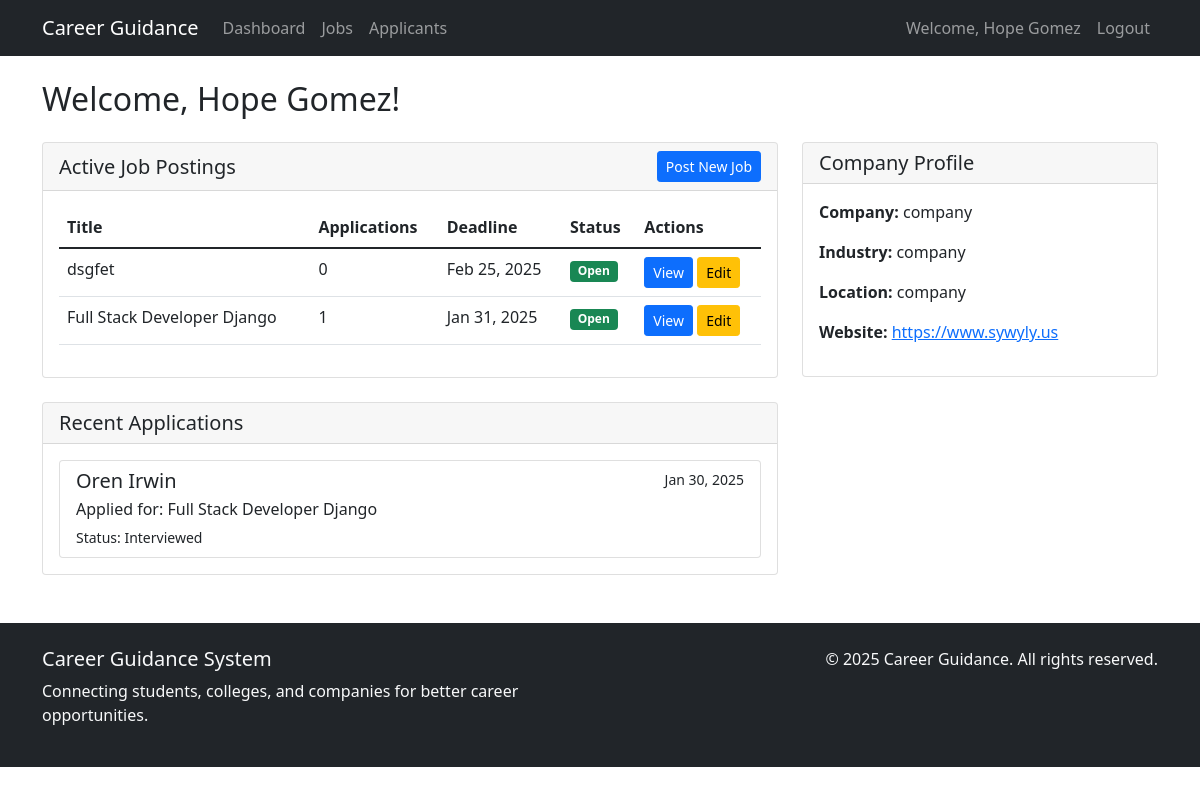
Page /dashboard/ (signed in) on the earlier database version.
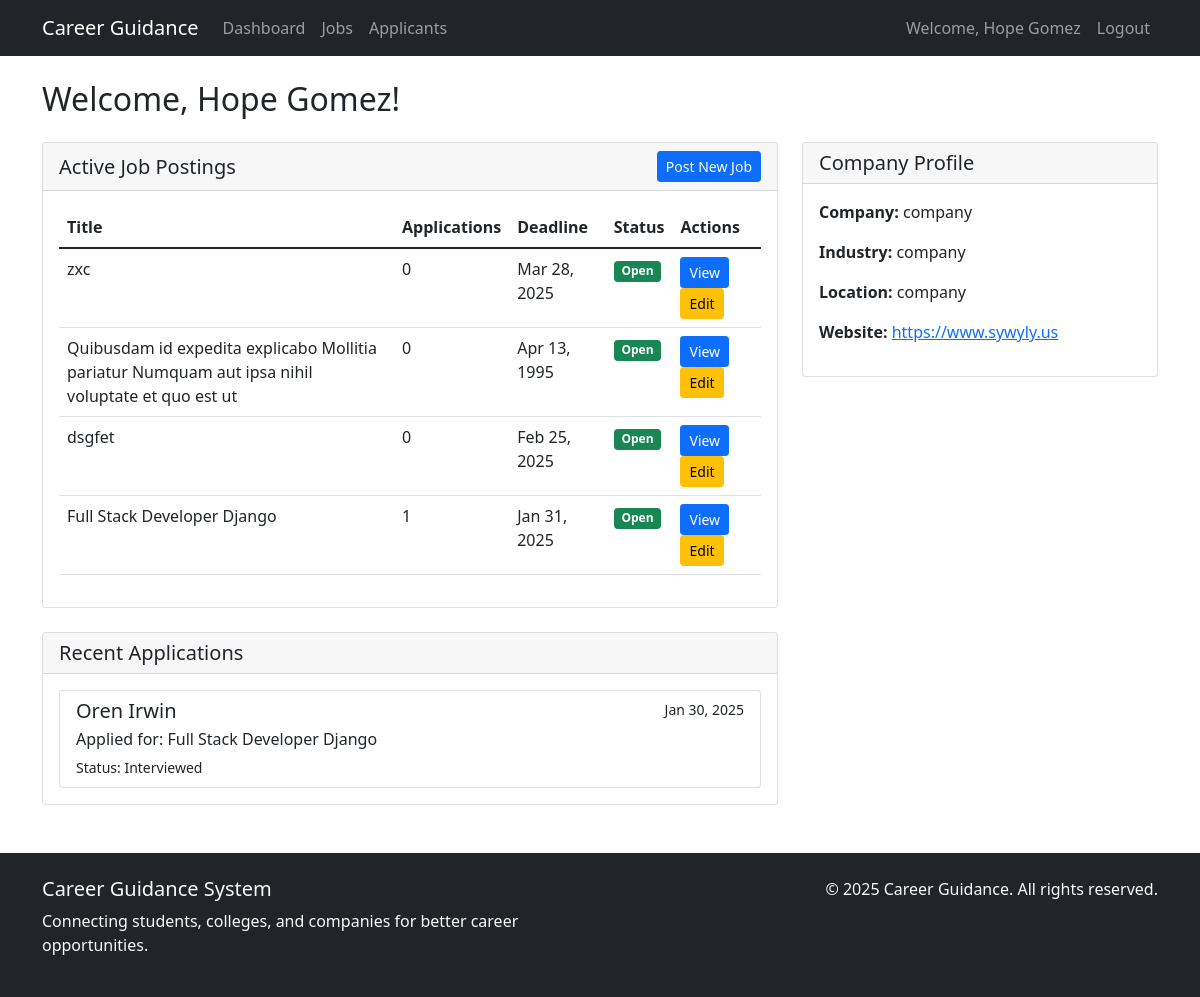
Same page on the later database version.
### core/models.py (models this page shows, shortened)
class Job(models.Model):
    STATUS_CHOICES = [
        ('DRAFT', 'Draft'),
        ('OPEN', 'Open'),
        ('CLOSED', 'Closed')
    ]
    company = models.ForeignKey(Company, on_delete=models.CASCADE)
    title = models.CharField(max_length=200)
    description = models.TextField()
    requirements = models.TextField()
    location = models.CharField(max_length=200)
    job_type = models.CharField(max_length=50)  # Full-time, Part-time, Internship
    salary_range = models.CharField(max_length=100)
    deadline = models.DateField()
    posted_date = models.DateField(auto_now_add=True)
    status = models.CharField(max_length=10, choices=STATUS_CHOICES, default='OPEN')
    min_cgpa = models.FloatField(default=0)
    eligible_branches = models.CharField(max_length=500)  # Comma-separated list

class Application(models.Model):
    STATUS_CHOICES = [
        ('APPLIED', 'Applied'),
        ('REVIEWING', 'Under Review'),
        ('SHORTLISTED', 'Shortlisted'),
        ('INTERVIEWED', 'Interviewed'),
        ('SELECTED', 'Selected'),
        ('REJECTED', 'Rejected')
    ]
    student = models.ForeignKey(Student, on_delete=models.CASCADE)
    job = models.ForeignKey(Job, on_delete=models.CASCADE)
    applied_date = models.DateTimeField(auto_now_add=True)
    status = models.CharField(max_length=20, choices=STATUS_CHOICES, default='APPLIED')
    cover_letter = models.TextField(blank=True)
    feedback = models.TextField(blank=True)
    class Meta:
        unique_together = ('student', 'job')

class Student(models.Model):
    user = models.OneToOneField(User, on_delete=models.CASCADE)
    college = models.ForeignKey(College, on_delete=models.CASCADE)
    roll_number = models.CharField(max_length=20)
    branch = models.CharField(max_length=100)
    year_of_passing = models.IntegerField()
    cgpa = models.FloatField()
    resume = models.FileField(upload_to='student_resumes/', blank=True)
    skills = models.TextField(blank=True)

class User(AbstractUser):
    USER_TYPE_CHOICES = [
        ('ADMIN', 'Admin'),
        ('COLLEGE', 'College'),
        ('COMPANY', 'Company'),
        ('STUDENT', 'Student')
    ]
    user_type = models.CharField(max_length=10, choices=USER_TYPE_CHOICES)
    phone = models.CharField(max_length=15, blank=True)

### core/views.py (the view, shortened to what this page needs)
# urls.py: path('dashboard/', views.dashboard, name='dashboard'),
@login_required
def dashboard(request):
    context = {}
    if request.user.user_type == 'STUDENT':
        context.update({
            'applications': Application.objects.filter(student__user=request.user).order_by('-applied_date')[:5],
            'eligible_jobs': Job.objects.filter(
                status='OPEN',
                min_cgpa__lte=request.user.student.cgpa
            ).order_by('-posted_date')[:5]
        })
    elif request.user.user_type == 'COMPANY':
        context.update({
            'posted_jobs': Job.objects.filter(company__user=request.user).order_by('-posted_date')[:5],
            'recent_applications': Application.objects.filter(
                job__company__user=request.user
            ).order_by('-applied_date')[:5]
        })
    return render(request, 'core/dashboard.html', context)

### templates/core/dashboard.html (shortened to what the changed rows need)
{% extends 'core/base.html' %}
{% block content %}
<h2 class="mb-4">Welcome, {{ user.get_full_name|default:user.username }}!</h2>
{% if user.user_type == 'STUDENT' %}
    <div class="row">
        <div class="col-md-8">
            <div class="card mb-4">
                <div class="card-header d-flex justify-content-between align-items-center">
                    <h5 class="mb-0">Eligible Job Openings</h5>
                    <a href="{% url 'job_list' %}" class="btn btn-primary btn-sm">View All Jobs</a>
                </div>
                <div class="card-body">
                    {% if eligible_jobs %}
                        <div class="list-group">
                            {% for job in eligible_jobs %}
                                <a href="{% url 'job_detail' job.id %}" class="list-group-item list-group-item-action">
                                    <div class="d-flex w-100 justify-content-between">
                                        <h5 class="mb-1">{{ job.title }}</h5>
                                        <small>Posted: {{ job.posted_date|date:"M d, Y" }}</small>
                                    </div>
                                    <p class="mb-1">{{ job.company.name }}</p>
                                    <small>Location: {{ job.location }} | Deadline: {{ job.deadline|date:"M d, Y" }}</small>
                                </a>
                            {% endfor %}
                        </div>
                    {% else %}
                        <p class="text-muted">No eligible jobs found.</p>
                    {% endif %}
                </div>
            </div>
            <div class="card">
                <div class="card-header d-flex justify-content-between align-items-center">
                    <h5 class="mb-0">My Applications</h5>
                    <a href="{% url 'application_list' %}" class="btn btn-primary btn-sm">View All Applications</a>
                </div>
                <div class="card-body">
                    {% if applications %}
                        <div class="list-group">
                            {% for application in applications %}
                                <a href="{% url 'application_detail' application.id %}" class="list-group-item list-group-item-action">
                                    <div class="d-flex w-100 justify-content-between">
                                        <h5 class="mb-1">{{ application.job.title }}</h5>
                                        <small>Applied: {{ application.applied_date|date:"M d, Y" }}</small>
                                    </div>
                                    <p class="mb-1">{{ application.job.company.name }}</p>
                                    <small>Status:
                                        <span class="badge {% if application.status == 'SELECTED' %}bg-success
                                                       {% elif application.status == 'REJECTED' %}bg-danger
                                                       {% else %}bg-primary{% endif %}">
                                            {{ application.get_status_display }}
                                        </span>
                                    </small>
                                </a>
                            {% endfor %}
                        </div>
                    {% else %}
                        <p class="text-muted">No applications submitted yet.</p>
                    {% endif %}
                </div>
            </div>
        </div>
        <div class="col-md-4">
            <div class="card mb-4">
                <div class="card-header">
                    <h5 class="mb-0">Profile Summary</h5>
                </div>
                <div class="card-body">
                    <p><strong>College:</strong> {{ user.student.college.name }}</p>
                    <p><strong>Branch:</strong> {{ user.student.branch }}</p>
                    <p><strong>CGPA:</strong> {{ user.student.cgpa }}</p>
                    <p><strong>Year of Passing:</strong> {{ user.student.year_of_passing }}</p>
                </div>
            </div>
        </div>
    </div>
{% elif user.user_type == 'COMPANY' %}
    <div class="row">
        <div class="col-md-8">
            <div class="card mb-4">
                <div class="card-body">
                    {% if posted_jobs %}
                        <div class="table-responsive">
                            <table class="table">
                                <thead>
                                    <tr>
                                        <th>Title</th>
                                        <th>Applications</th>
                                        <th>Deadline</th>
                                        <th>Status</th>
                                        <th>Actions</th>
                                    </tr>
                                </thead>
                                <tbody>
                                    {% for job in posted_jobs %}
                                        <tr>
                                            <td>{{ job.title }}</td>
                                            <td>{{ job.application_set.count }}</td>
                                            <td>{{ job.deadline|date:"M d, Y" }}</td>
                                            <td>
                                                <span class="badge {% if job.status == 'OPEN' %}bg-success
                                                               {% elif job.status == 'CLOSED' %}bg-danger
                                                               {% else %}bg-secondary{% endif %}">
                                                    {{ job.get_status_display }}
                                                </span>
                                            </td>
                                            <td>
                                                <a href="{% url 'job_detail' job.id %}" class="btn btn-sm btn-primary">View</a>
                                                <a href="{% url 'edit_job' job.id %}" class="btn btn-sm btn-warning">Edit</a>
                                            </td>
                                        </tr>
                                    {% endfor %}
                                </tbody>
                            </table>
                        </div>
                    {% else %}
                        <p class="text-muted">No jobs posted yet.</p>
                    {% endif %}
                </div>
            </div>
            <div class="card">
                <div class="card-body">
                    {% if recent_applications %}
                        <div class="list-group">
                            {% for application in recent_applications %}
                                <a href="{% url 'application_detail' application.id %}" class="list-group-item list-group-item-action">
                                    <div class="d-flex w-100 justify-content-between">
                                        <h5 class="mb-1">{{ application.student.user.get_full_name }}</h5>
                                        <small>{{ application.applied_date|date:"M d, Y" }}</small>
                                    </div>
                                    <p class="mb-1">Applied for: {{ application.job.title }}</p>
                                    <small>Status: {{ application.get_status_display }}</small>
                                </a>
                            {% endfor %}
                        </div>
                    {% else %}
                        <p class="text-muted">No applications received yet.</p>
                    {% endif %}
                </div>
            </div>
        </div>
    </div>
{% endif %}
{% endblock %}

Differences in the rows shown:
added Job: title "zxc", application_set.count "0", deadline "Mar 28, 2025", status "Open"
added Job: title "Quibusdam id expedita explicabo Mollitia pariatur Numquam aut ipsa nihil voluptate et quo est ut", application_set.count "0", deadline "Apr 13, 1995", status "Open"
